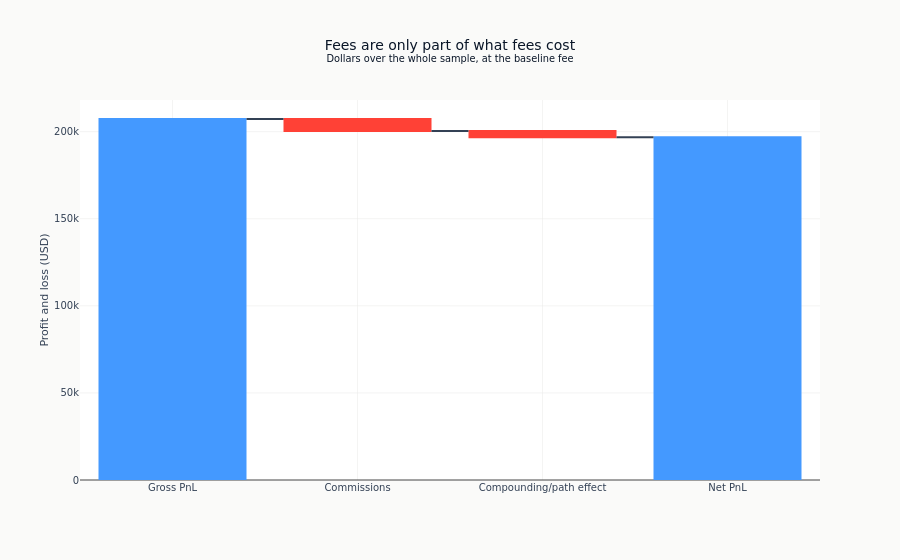

The notebook cell saved with this chart:
### Markdown cell above
## 6. Where the money went, and the same view from the library

The waterfall below accounts for the whole gross-to-net gap in dollars rather than in percentage
points, and it separates the two components section 5 just discussed: the fees themselves, and
the return those fees would have earned. The assertion is the check that nothing is unaccounted
for.

After it, the same sensitivity curve from `ml4t-diagnostic`, which computes the drag from the
gross return series rather than by re-simulating. It is one call instead of a loop, and it is an
approximation - the comparison printed with it is how much of one.

### Code cell
result_net = results_by_cost[fee_bp]
# From INITIAL_CASH, not from each run's first CLOSING equity: that first close already
# contains a session's return and, in the net run, the opening commission, so measuring
# from it gives the two runs different bases and drops the difference into
# path_effect_dollars, which is the reconciling residual and so cannot report it.
gross_pnl_dollars = float(result_gross.equity.iloc[-1]) - INITIAL_CASH
net_pnl_dollars = float(result_net.equity.iloc[-1]) - INITIAL_CASH
commission_dollars = float((result_net.trades_dollar * DEFAULT_FEES).sum())
path_effect_dollars = gross_pnl_dollars - commission_dollars - net_pnl_dollars
assert np.isclose(gross_pnl_dollars - commission_dollars - path_effect_dollars, net_pnl_dollars)

waterfall = go.Figure(
    go.Waterfall(
        measure=["absolute", "relative", "relative", "total"],
        x=["Gross PnL", "Commissions", "Compounding/path effect", "Net PnL"],
        y=[gross_pnl_dollars, -commission_dollars, -path_effect_dollars, net_pnl_dollars],
        connector={"line": {"color": COLORS["neutral"]}},
    )
)
waterfall.update_layout(
    title=(
        "Fees are only part of what fees cost"
        "<br><sup>Dollars over the whole sample, at the baseline fee</sup>"
    ),
    yaxis_title="Profit and loss (USD)",
    showlegend=False,
)
waterfall.show()

### Figure 1 — Plotly figure (JSON) as saved in the notebook; plotly's stock layout.template omitted (floating-point values rounded to 4 significant figures)
{"data": [{"connector": {"line": {"color": "#334155"}}, "measure": ["absolute", "relative", "relative", "total"], "type": "waterfall", "x": ["Gross PnL", "Commissions", "Compounding/path effect", "Net PnL"], "y": [207300.0, -6838.0, -3681.0, 196700.0]}], "layout": {"showlegend": false, "title": {"text": "Fees are only part of what fees cost<br><sup>Dollars over the whole sample, at the baseline fee</sup>"}, "yaxis": {"title": {"text": "Profit and loss (USD)"}}}}
